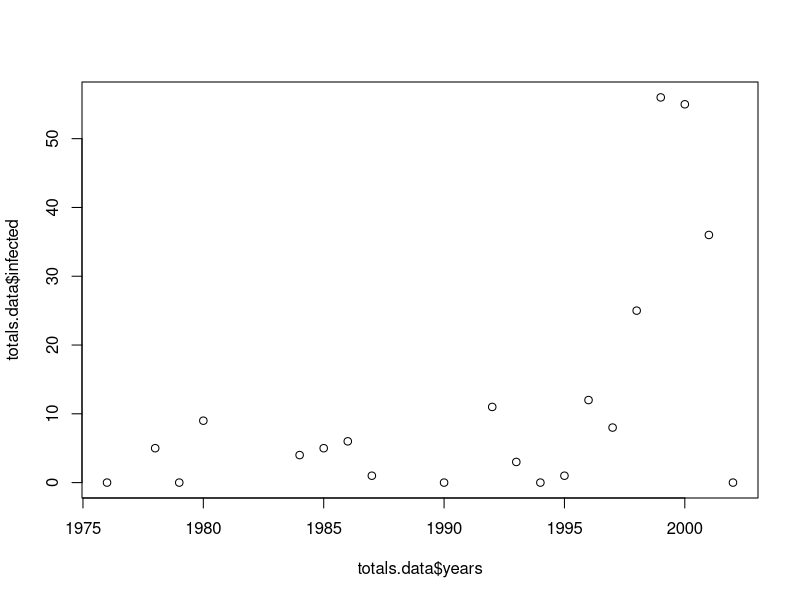
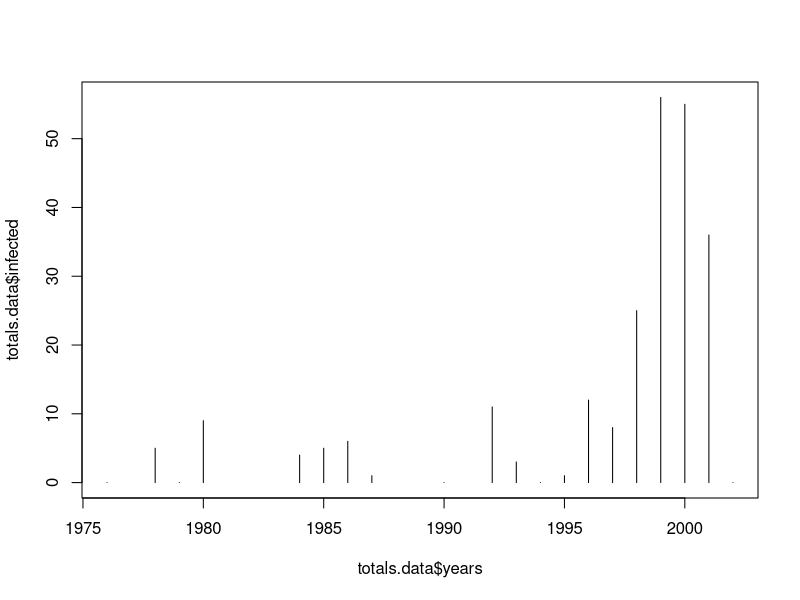
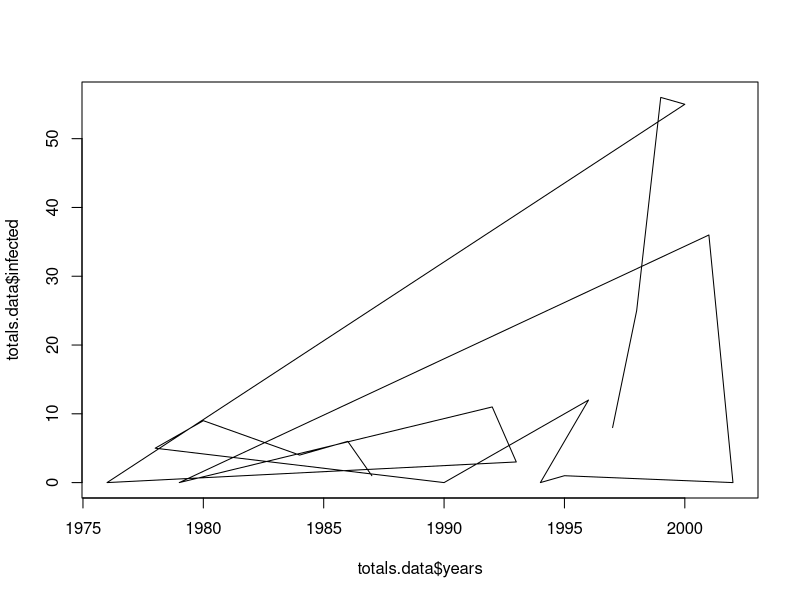
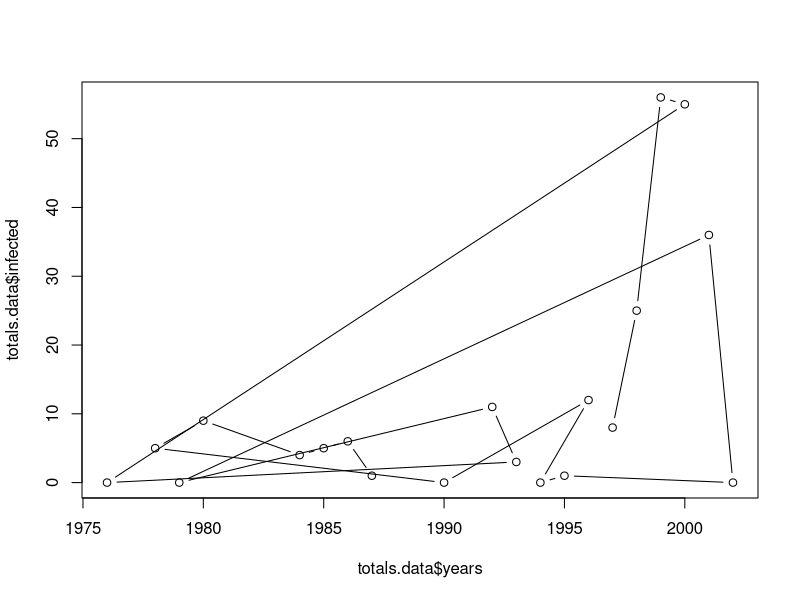
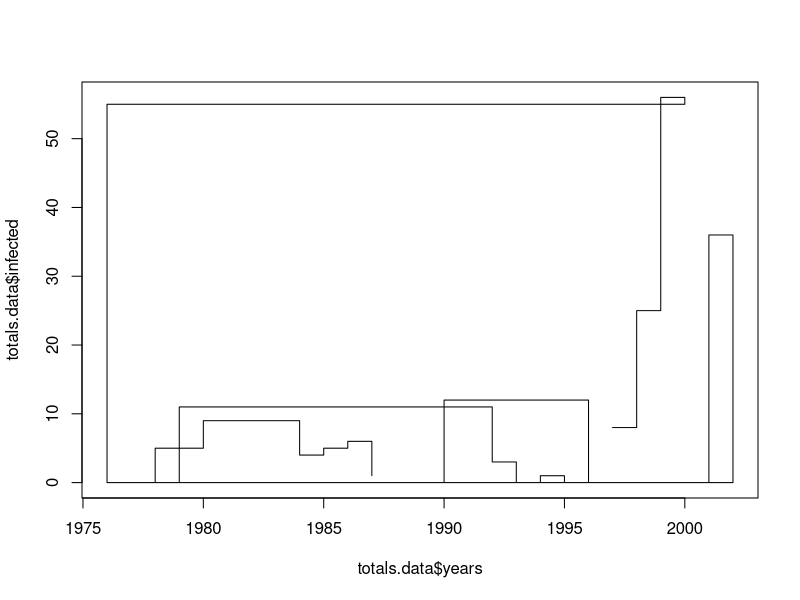
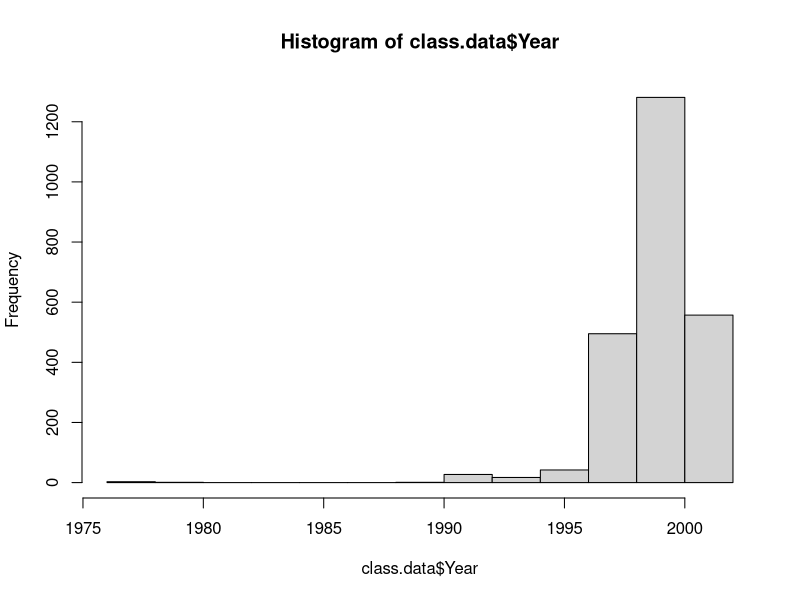
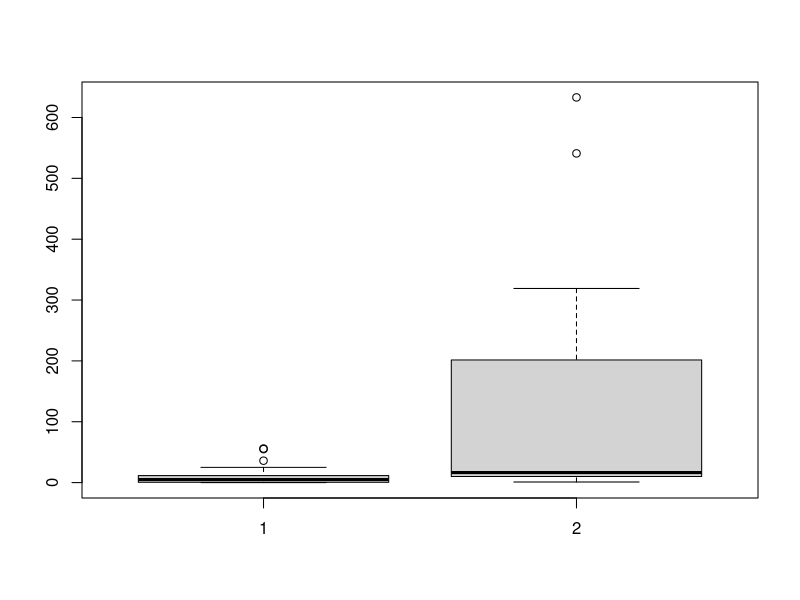
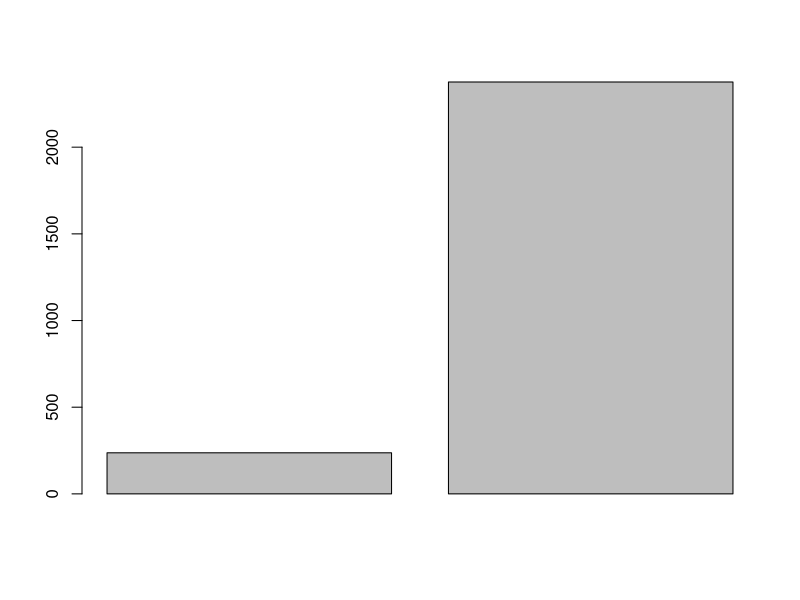

Reproduce these figures in R, in order. (Note: this script raises an error after producing the figures.)
## ---- chunk 1
class.data <- read.table("Chytridomycosis_short.csv", head = T, sep = ",")
## ---- chunk 2
totals.data <- read.table("totals_year.csv", head = T, sep = ",")
## ---- chunk 3
head(totals.data)
## ---- chunk 4
plot(totals.data$years, totals.data$infected)
## ---- chunk 5
# For histogram-like
plot(totals.data$years, totals.data$infected, type = "h")

# For lines
plot(totals.data$years, totals.data$infected, type = "l")

# For points and lines
plot(totals.data$years, totals.data$infected, type = "b")

# For "steps"
plot(totals.data$years, totals.data$infected, type = "s")
## ---- chunk 6
hist(class.data$Year)
## ---- chunk 7
boxplot(totals.data$infected, totals.data$healthy)
## ---- chunk 8
barplot(c(sum(totals.data$infected), sum(totals.data$healthy)))
## ---- chunk 9
pie(c(sum(totals.data$infected), sum(totals.data$healthy)))
## ---- chunk 10
survey.data <- read.table("survey_data.csv", head = T, sep = ",")
str(survey.data)
head(survey.data)
## ---- chunk 11
research.totals <- summary(survey.data$Research.topic)
research.totals
## ---- chunk 12
names(research.totals)
## ---- chunk 13
barplot(research.totals)
## ---- chunk 14
barplot(summary(survey.data$OS))
## ---- chunk 15
hist(survey.data$Prog.experience)
## ---- chunk 16
pie(summary(survey.data$R.experience))
## ---- chunk 17
stat.modelling <- read.table("stat_modelling.csv", head = T, sep = ",")
## ---- chunk 18
str(stat.modelling)
## ---- chunk 19
head(stat.modelling)
